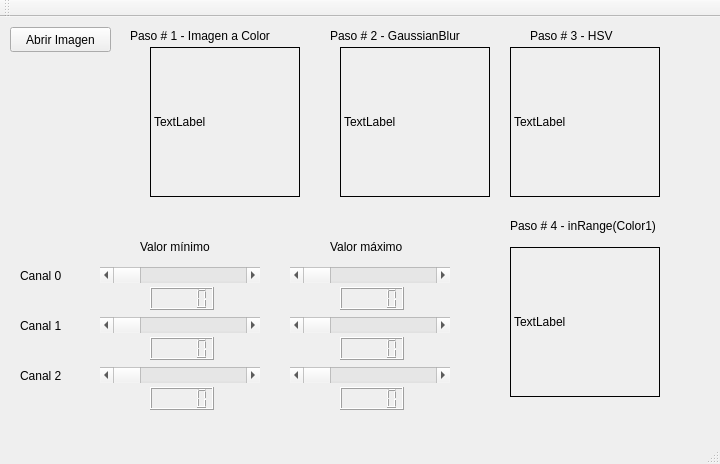
<?xml version="1.0" encoding="UTF-8"?>
<ui version="4.0">
 <class>MainWindow</class>
 <widget class="QMainWindow" name="MainWindow">
  <property name="geometry">
   <rect>
    <x>0</x>
    <y>0</y>
    <width>720</width>
    <height>464</height>
   </rect>
  </property>
  <property name="windowTitle">
   <string>hetpro-store.com/TUTORIALES/</string>
  </property>
  <widget class="QWidget" name="centralWidget">
   <widget class="QPushButton" name="pushButton">
    <property name="geometry">
     <rect>
      <x>10</x>
      <y>10</y>
      <width>101</width>
      <height>25</height>
     </rect>
    </property>
    <property name="text">
     <string>Abrir Imagen</string>
    </property>
   </widget>
   <widget class="QLabel" name="labelColor">
    <property name="geometry">
     <rect>
      <x>150</x>
      <y>30</y>
      <width>150</width>
      <height>150</height>
     </rect>
    </property>
    <property name="frameShape">
     <enum>QFrame::Box</enum>
    </property>
    <property name="text">
     <string>TextLabel</string>
    </property>
   </widget>
   <widget class="QLabel" name="labelHSV">
    <property name="geometry">
     <rect>
      <x>510</x>
      <y>30</y>
      <width>150</width>
      <height>150</height>
     </rect>
    </property>
    <property name="frameShape">
     <enum>QFrame::Box</enum>
    </property>
    <property name="text">
     <string>TextLabel</string>
    </property>
   </widget>
   <widget class="QLabel" name="labelInrange">
    <property name="geometry">
     <rect>
      <x>510</x>
      <y>230</y>
      <width>150</width>
      <height>150</height>
     </rect>
    </property>
    <property name="frameShape">
     <enum>QFrame::Box</enum>
    </property>
    <property name="text">
     <string>TextLabel</string>
    </property>
   </widget>
   <widget class="QLabel" name="labelGauss">
    <property name="geometry">
     <rect>
      <x>340</x>
      <y>30</y>
      <width>150</width>
      <height>150</height>
     </rect>
    </property>
    <property name="frameShape">
     <enum>QFrame::Box</enum>
    </property>
    <property name="text">
     <string>TextLabel</string>
    </property>
   </widget>
   <widget class="QLabel" name="label_5">
    <property name="geometry">
     <rect>
      <x>130</x>
      <y>10</y>
      <width>181</width>
      <height>17</height>
     </rect>
    </property>
    <property name="text">
     <string>Paso # 1 - Imagen a Color</string>
    </property>
   </widget>
   <widget class="QLabel" name="label_6">
    <property name="geometry">
     <rect>
      <x>330</x>
      <y>10</y>
      <width>181</width>
      <height>17</height>
     </rect>
    </property>
    <property name="text">
     <string>Paso # 2 - GaussianBlur</string>
    </property>
   </widget>
   <widget class="QLabel" name="label_7">
    <property name="geometry">
     <rect>
      <x>530</x>
      <y>10</y>
      <width>181</width>
      <height>17</height>
     </rect>
    </property>
    <property name="text">
     <string>Paso # 3 - HSV</string>
    </property>
   </widget>
   <widget class="QLabel" name="label_8">
    <property name="geometry">
     <rect>
      <x>510</x>
      <y>200</y>
      <width>181</width>
      <height>17</height>
     </rect>
    </property>
    <property name="text">
     <string>Paso # 4 - inRange(Color1)</string>
    </property>
   </widget>
   <widget class="QScrollBar" name="barraCanal0Min">
    <property name="geometry">
     <rect>
      <x>100</x>
      <y>250</y>
      <width>160</width>
      <height>16</height>
     </rect>
    </property>
    <property name="maximum">
     <number>255</number>
    </property>
    <property name="orientation">
     <enum>Qt::Horizontal</enum>
    </property>
   </widget>
   <widget class="QLabel" name="label_9">
    <property name="geometry">
     <rect>
      <x>20</x>
      <y>250</y>
      <width>67</width>
      <height>17</height>
     </rect>
    </property>
    <property name="text">
     <string>Canal 0</string>
    </property>
   </widget>
   <widget class="QScrollBar" name="barraCanal0Max">
    <property name="geometry">
     <rect>
      <x>290</x>
      <y>250</y>
      <width>160</width>
      <height>16</height>
     </rect>
    </property>
    <property name="maximum">
     <number>255</number>
    </property>
    <property name="orientation">
     <enum>Qt::Horizontal</enum>
    </property>
   </widget>
   <widget class="QLCDNumber" name="lcdCanal0Min">
    <property name="geometry">
     <rect>
      <x>150</x>
      <y>270</y>
      <width>64</width>
      <height>23</height>
     </rect>
    </property>
   </widget>
   <widget class="QLCDNumber" name="lcdCanal0Max">
    <property name="geometry">
     <rect>
      <x>340</x>
      <y>270</y>
      <width>64</width>
      <height>23</height>
     </rect>
    </property>
   </widget>
   <widget class="QLabel" name="label_10">
    <property name="geometry">
     <rect>
      <x>20</x>
      <y>300</y>
      <width>67</width>
      <height>17</height>
     </rect>
    </property>
    <property name="text">
     <string>Canal 1</string>
    </property>
   </widget>
   <widget class="QLCDNumber" name="lcdCanal1Min">
    <property name="geometry">
     <rect>
      <x>150</x>
      <y>320</y>
      <width>64</width>
      <height>23</height>
     </rect>
    </property>
   </widget>
   <widget class="QScrollBar" name="barraCanal1Max">
    <property name="geometry">
     <rect>
      <x>290</x>
      <y>300</y>
      <width>160</width>
      <height>16</height>
     </rect>
    </property>
    <property name="maximum">
     <number>255</number>
    </property>
    <property name="orientation">
     <enum>Qt::Horizontal</enum>
    </property>
   </widget>
   <widget class="QLCDNumber" name="lcdCanal1Max">
    <property name="geometry">
     <rect>
      <x>340</x>
      <y>320</y>
      <width>64</width>
      <height>23</height>
     </rect>
    </property>
   </widget>
   <widget class="QScrollBar" name="barraCanal1Min">
    <property name="geometry">
     <rect>
      <x>100</x>
      <y>300</y>
      <width>160</width>
      <height>16</height>
     </rect>
    </property>
    <property name="maximum">
     <number>255</number>
    </property>
    <property name="orientation">
     <enum>Qt::Horizontal</enum>
    </property>
   </widget>
   <widget class="QLabel" name="label_11">
    <property name="geometry">
     <rect>
      <x>20</x>
      <y>350</y>
      <width>67</width>
      <height>17</height>
     </rect>
    </property>
    <property name="text">
     <string>Canal 2</string>
    </property>
   </widget>
   <widget class="QLCDNumber" name="lcdCanal2Min">
    <property name="geometry">
     <rect>
      <x>150</x>
      <y>370</y>
      <width>64</width>
      <height>23</height>
     </rect>
    </property>
   </widget>
   <widget class="QScrollBar" name="barraCanal2Max">
    <property name="geometry">
     <rect>
      <x>290</x>
      <y>350</y>
      <width>160</width>
      <height>16</height>
     </rect>
    </property>
    <property name="maximum">
     <number>255</number>
    </property>
    <property name="orientation">
     <enum>Qt::Horizontal</enum>
    </property>
   </widget>
   <widget class="QLCDNumber" name="lcdCanal2Max">
    <property name="geometry">
     <rect>
      <x>340</x>
      <y>370</y>
      <width>64</width>
      <height>23</height>
     </rect>
    </property>
   </widget>
   <widget class="QScrollBar" name="barraCanal2Min">
    <property name="geometry">
     <rect>
      <x>100</x>
      <y>350</y>
      <width>160</width>
      <height>16</height>
     </rect>
    </property>
    <property name="maximum">
     <number>255</number>
    </property>
    <property name="orientation">
     <enum>Qt::Horizontal</enum>
    </property>
   </widget>
   <widget class="QLabel" name="label_12">
    <property name="geometry">
     <rect>
      <x>140</x>
      <y>220</y>
      <width>101</width>
      <height>20</height>
     </rect>
    </property>
    <property name="text">
     <string>Valor mínimo</string>
    </property>
   </widget>
   <widget class="QLabel" name="label_13">
    <property name="geometry">
     <rect>
      <x>330</x>
      <y>220</y>
      <width>101</width>
      <height>20</height>
     </rect>
    </property>
    <property name="text">
     <string>Valor máximo</string>
    </property>
   </widget>
  </widget>
  <widget class="QMenuBar" name="menuBar">
   <property name="geometry">
    <rect>
     <x>0</x>
     <y>0</y>
     <width>720</width>
     <height>22</height>
    </rect>
   </property>
  </widget>
  <widget class="QToolBar" name="mainToolBar">
   <attribute name="toolBarArea">
    <enum>TopToolBarArea</enum>
   </attribute>
   <attribute name="toolBarBreak">
    <bool>false</bool>
   </attribute>
  </widget>
  <widget class="QStatusBar" name="statusBar"/>
 </widget>
 <layoutdefault spacing="6" margin="11"/>
 <resources/>
 <connections/>
</ui>
